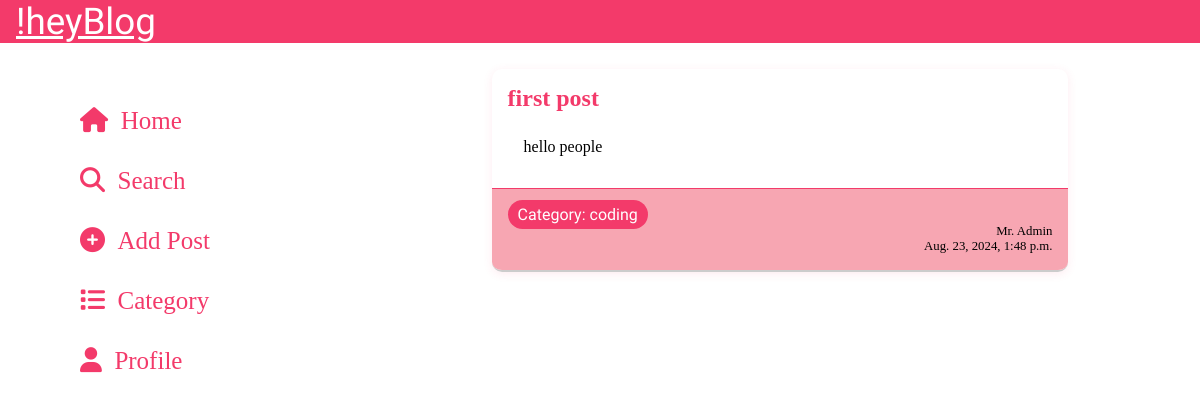
The app's page / (signed in) with its own data.
### myblog/models.py (models this page shows, shortened)
class Post(models.Model):
    title = models.CharField(max_length=255)
    header_image = models.ImageField(null=True,blank=True,upload_to='images/')
    author = models.ForeignKey(User,on_delete=models.CASCADE)
    body = RichTextField(blank=True,null=True)
    post_date = models.DateTimeField(auto_now_add=True)
    category = models.CharField(max_length=255,default='uncategorized')
    likes = models.ManyToManyField(User,related_name="blog_posts",blank=True,null=True)

### members/models.py (models this page shows)
class CustomUser(AbstractUser):
    email =     models.EmailField(max_length=100,unique=True)
    USERNAME_FIELD = 'email'
    REQUIRED_FIELDS = ['username']

### myblog/views.py (the view)
# urls.py: path('',HomeView.as_view(),name="home"),
class HomeView(ListView):
    model = Post
    template_name = "home.html"
    ordering = ['-post_date']
    def get_context_data(self,*args,**kwargs):
        cat_menu = Category.objects.all()
        post_count = Post.objects.all().count()
        user_count = User.objects.all().count()
        context = super(HomeView,self).get_context_data(*args,**kwargs)
        context['user_count'] = user_count
        context['post_count'] = post_count
        context['cat_menu'] = cat_menu
        return context

### myblog/templates/home.html
{%extends 'base.html' %}
{% block content%}
<br/>
    <article id="postContainer">
        {% for post in object_list %}
            <section class="postContent">
                <a href="{% url 'article_detail' post.pk %}" class="postLink">
                    <div class="postTitleBody">
                        <div class="postTitle">
                            <h1>{{post.title}}</h1>
                        </div>
                        <div class="postcontents">
                            <p>{{ post.body|truncatewords_html:30|safe }}</p>
                        </div>
                    </div>
                </a>
                <div class="postnext">
                    <div class="postcatTag">
                        <a href="{% url 'category' post.category|slugify %}">Category: {{post.category}}</a>
                    </div>
                    <div class="postbyTag">
                        <p>{{post.author.first_name}}  {{post.author.last_name}} <br/>{{post.post_date}}</p>
                    </div>
                </div>
            </section>
        {%endfor%}
    </article>
{% endblock %}

### static/myblog/css/style.css (style rules this page uses)
* { margin: 0; padding: 0; box-sizing: border-box; font-family: 'calibri'; }
:root { --pink: rgb(243, 58, 106); --melon:rgb(247, 166, 178); --purple:#392A48; --blue:#270E59; --catFont:'Handjet', cursive; --back-shadow: 0 2px 10px rgba(243, 58, 106, 0.1); --headFont:'Oswald', sans-serif; }
#postContainer { display: flex; flex-direction: column; padding: 0.5rem; }
.postContent { display: block; border-bottom: #ccc 2px solid; width: 100%; overflow: hidden; border-radius: 10px; margin-bottom: 1rem; box-shadow: var(--back-shadow); }
.postLink { text-decoration: none; color: inherit; }
.postTitleBody { padding: 1rem; }
.postTitle h1 { font-size: 1.5rem; margin: 0 0 10px; color: var(--pink); }
.postcontents { padding: 1rem; }
.postnext { display: flex; flex-direction: column; justify-content: space-around; padding: 1rem; background-color: rgb(247, 166, 178); border-top: 1.5px solid var(--pink); }
.postcatTag a { background-color: var(--pink); color: white; padding: 5px 10px; border-radius: 15px; font-size: 1rem; text-decoration: none; font-family: var(--catFont); }
.postbyTag p { text-align: end; font-size: 0.8rem; text-align: right; margin: 0; }
@media screen and (min-width:992px) { body { width: 100%; } }
@media screen and (min-width:992px) { .postContent { width: 70%; margin-left: 15%; } }

### records on screen
Post: title "first post", body "hello people", category "coding", author.first_name "Mr.", author.last_name "Admin", post_date "Aug. 23, 2024, 1:48 p.m."
